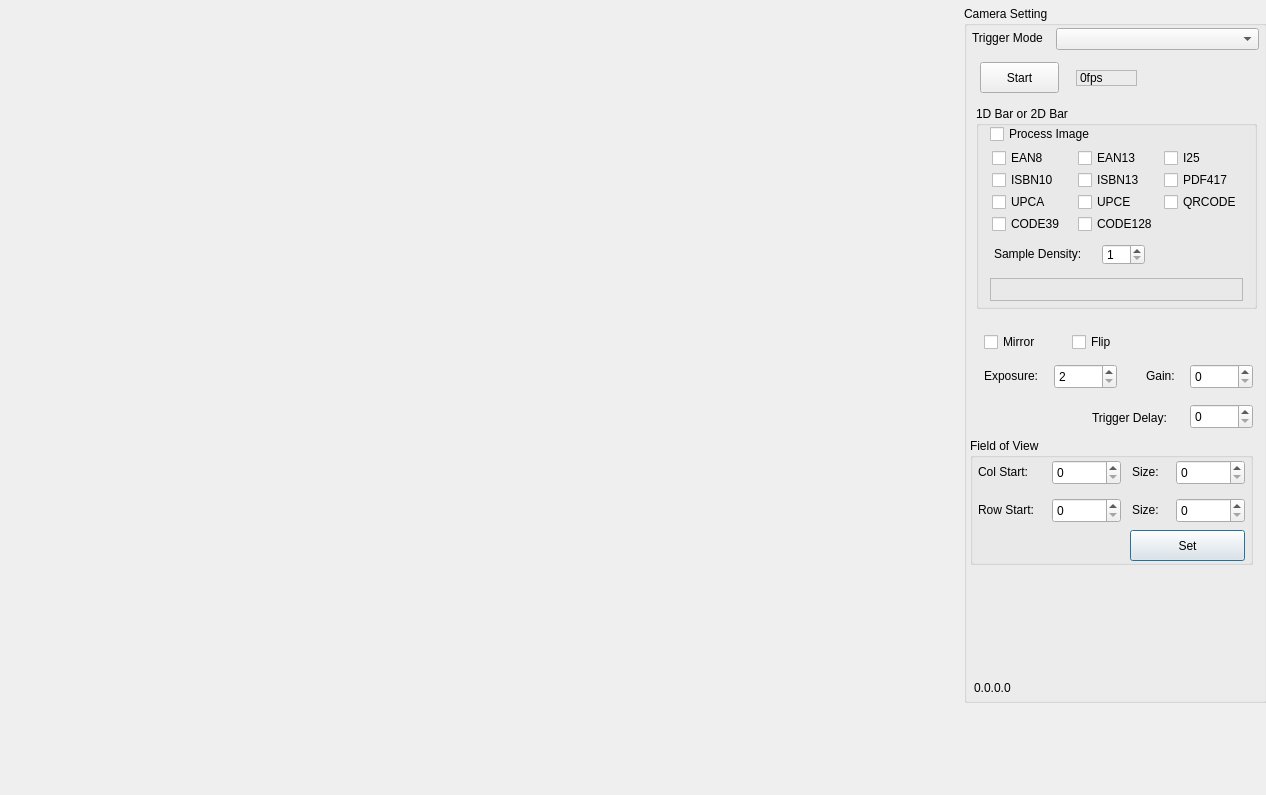
<?xml version="1.0" encoding="UTF-8"?>
<ui version="4.0">
 <class>KSJSCZDemoMainWindow</class>
 <widget class="QDialog" name="KSJSCZDemoMainWindow">
  <property name="geometry">
   <rect>
    <x>0</x>
    <y>0</y>
    <width>1266</width>
    <height>795</height>
   </rect>
  </property>
  <property name="contextMenuPolicy">
   <enum>Qt::NoContextMenu</enum>
  </property>
  <property name="windowTitle">
   <string>Dialog</string>
  </property>
  <widget class="QGroupBox" name="UserInputGroupBox">
   <property name="geometry">
    <rect>
     <x>964</x>
     <y>6</y>
     <width>303</width>
     <height>697</height>
    </rect>
   </property>
   <property name="title">
    <string>Camera Setting</string>
   </property>
   <widget class="QLabel" name="StaticText_4">
    <property name="geometry">
     <rect>
      <x>20</x>
      <y>362</y>
      <width>65</width>
      <height>16</height>
     </rect>
    </property>
    <property name="text">
     <string>Exposure:</string>
    </property>
   </widget>
   <widget class="QSpinBox" name="ExpLinesSpinBox">
    <property name="enabled">
     <bool>true</bool>
    </property>
    <property name="geometry">
     <rect>
      <x>90</x>
      <y>358</y>
      <width>63</width>
      <height>25</height>
     </rect>
    </property>
    <property name="readOnly">
     <bool>false</bool>
    </property>
    <property name="minimum">
     <number>2</number>
    </property>
    <property name="maximum">
     <number>99999</number>
    </property>
   </widget>
   <widget class="QLabel" name="StaticText_5">
    <property name="geometry">
     <rect>
      <x>182</x>
      <y>362</y>
      <width>39</width>
      <height>16</height>
     </rect>
    </property>
    <property name="text">
     <string>Gain:</string>
    </property>
   </widget>
   <widget class="QSpinBox" name="GainSpinBox">
    <property name="geometry">
     <rect>
      <x>226</x>
      <y>358</y>
      <width>63</width>
      <height>25</height>
     </rect>
    </property>
    <property name="maximum">
     <number>99999</number>
    </property>
   </widget>
   <widget class="QGroupBox" name="FieldOfViewGroupBox">
    <property name="geometry">
     <rect>
      <x>6</x>
      <y>432</y>
      <width>283</width>
      <height>127</height>
     </rect>
    </property>
    <property name="title">
     <string>Field of View</string>
    </property>
    <widget class="QLabel" name="StaticText_7">
     <property name="geometry">
      <rect>
       <x>8</x>
       <y>26</y>
       <width>65</width>
       <height>16</height>
      </rect>
     </property>
     <property name="frameShape">
      <enum>QFrame::NoFrame</enum>
     </property>
     <property name="text">
      <string>Col Start:</string>
     </property>
    </widget>
    <widget class="QLabel" name="StaticText_8">
     <property name="geometry">
      <rect>
       <x>162</x>
       <y>26</y>
       <width>39</width>
       <height>16</height>
      </rect>
     </property>
     <property name="frameShape">
      <enum>QFrame::NoFrame</enum>
     </property>
     <property name="text">
      <string>Size:</string>
     </property>
    </widget>
    <widget class="QLabel" name="StaticText_9">
     <property name="geometry">
      <rect>
       <x>162</x>
       <y>64</y>
       <width>39</width>
       <height>16</height>
      </rect>
     </property>
     <property name="frameShape">
      <enum>QFrame::NoFrame</enum>
     </property>
     <property name="text">
      <string>Size:</string>
     </property>
    </widget>
    <widget class="QLabel" name="StaticText_10">
     <property name="geometry">
      <rect>
       <x>8</x>
       <y>64</y>
       <width>65</width>
       <height>16</height>
      </rect>
     </property>
     <property name="frameShape">
      <enum>QFrame::NoFrame</enum>
     </property>
     <property name="text">
      <string>Row Start:</string>
     </property>
    </widget>
    <widget class="QSpinBox" name="ColStartSpinBox">
     <property name="geometry">
      <rect>
       <x>82</x>
       <y>22</y>
       <width>69</width>
       <height>25</height>
      </rect>
     </property>
     <property name="maximum">
      <number>1280</number>
     </property>
    </widget>
    <widget class="QSpinBox" name="ColSizeSpinBox">
     <property name="geometry">
      <rect>
       <x>206</x>
       <y>22</y>
       <width>69</width>
       <height>25</height>
      </rect>
     </property>
     <property name="maximum">
      <number>1280</number>
     </property>
    </widget>
    <widget class="QSpinBox" name="RowStartSpinBox">
     <property name="geometry">
      <rect>
       <x>82</x>
       <y>60</y>
       <width>69</width>
       <height>25</height>
      </rect>
     </property>
     <property name="maximum">
      <number>1024</number>
     </property>
    </widget>
    <widget class="QSpinBox" name="RowSizeSpinBox">
     <property name="geometry">
      <rect>
       <x>206</x>
       <y>60</y>
       <width>69</width>
       <height>25</height>
      </rect>
     </property>
     <property name="maximum">
      <number>1024</number>
     </property>
    </widget>
    <widget class="QPushButton" name="SetFovPushButton">
     <property name="geometry">
      <rect>
       <x>160</x>
       <y>92</y>
       <width>115</width>
       <height>31</height>
      </rect>
     </property>
     <property name="text">
      <string>Set</string>
     </property>
    </widget>
   </widget>
   <widget class="QComboBox" name="TriggerModeComBox">
    <property name="geometry">
     <rect>
      <x>92</x>
      <y>22</y>
      <width>203</width>
      <height>22</height>
     </rect>
    </property>
   </widget>
   <widget class="QLabel" name="StaticText_11">
    <property name="geometry">
     <rect>
      <x>8</x>
      <y>24</y>
      <width>81</width>
      <height>16</height>
     </rect>
    </property>
    <property name="text">
     <string>Trigger Mode</string>
    </property>
   </widget>
   <widget class="QLabel" name="StaticText_Version">
    <property name="geometry">
     <rect>
      <x>10</x>
      <y>674</y>
      <width>257</width>
      <height>16</height>
     </rect>
    </property>
    <property name="frameShape">
     <enum>QFrame::NoFrame</enum>
    </property>
    <property name="frameShadow">
     <enum>QFrame::Plain</enum>
    </property>
    <property name="text">
     <string>0.0.0.0</string>
    </property>
    <property name="wordWrap">
     <bool>false</bool>
    </property>
   </widget>
   <widget class="QPushButton" name="StartCapturePushButton">
    <property name="geometry">
     <rect>
      <x>16</x>
      <y>56</y>
      <width>79</width>
      <height>31</height>
     </rect>
    </property>
    <property name="text">
     <string>Start</string>
    </property>
   </widget>
   <widget class="QLabel" name="StaticText_12">
    <property name="geometry">
     <rect>
      <x>128</x>
      <y>404</y>
      <width>89</width>
      <height>16</height>
     </rect>
    </property>
    <property name="text">
     <string>Trigger Delay:</string>
    </property>
   </widget>
   <widget class="QSpinBox" name="TriggerDelaySpinBox">
    <property name="geometry">
     <rect>
      <x>226</x>
      <y>398</y>
      <width>63</width>
      <height>25</height>
     </rect>
    </property>
    <property name="maximum">
     <number>99999</number>
    </property>
   </widget>
   <widget class="QGroupBox" name="groupBox">
    <property name="geometry">
     <rect>
      <x>12</x>
      <y>100</y>
      <width>281</width>
      <height>203</height>
     </rect>
    </property>
    <property name="title">
     <string>1D Bar or 2D Bar</string>
    </property>
    <widget class="QCheckBox" name="ParseQRCODECheckBox">
     <property name="geometry">
      <rect>
       <x>188</x>
       <y>88</y>
       <width>75</width>
       <height>16</height>
      </rect>
     </property>
     <property name="text">
      <string>QRCODE</string>
     </property>
    </widget>
    <widget class="QCheckBox" name="ParseUPCECheckBox">
     <property name="geometry">
      <rect>
       <x>102</x>
       <y>88</y>
       <width>77</width>
       <height>16</height>
      </rect>
     </property>
     <property name="text">
      <string>UPCE</string>
     </property>
    </widget>
    <widget class="QCheckBox" name="ParsePDF417CheckBox">
     <property name="geometry">
      <rect>
       <x>188</x>
       <y>66</y>
       <width>79</width>
       <height>16</height>
      </rect>
     </property>
     <property name="text">
      <string>PDF417</string>
     </property>
    </widget>
    <widget class="QCheckBox" name="ParseEAN8CheckBox">
     <property name="geometry">
      <rect>
       <x>16</x>
       <y>44</y>
       <width>67</width>
       <height>16</height>
      </rect>
     </property>
     <property name="text">
      <string>EAN8</string>
     </property>
    </widget>
    <widget class="QCheckBox" name="ParseISBN13CheckBox">
     <property name="geometry">
      <rect>
       <x>102</x>
       <y>66</y>
       <width>73</width>
       <height>16</height>
      </rect>
     </property>
     <property name="text">
      <string>ISBN13</string>
     </property>
    </widget>
    <widget class="QCheckBox" name="ParseUPCACheckBox">
     <property name="geometry">
      <rect>
       <x>16</x>
       <y>88</y>
       <width>59</width>
       <height>16</height>
      </rect>
     </property>
     <property name="text">
      <string>UPCA</string>
     </property>
    </widget>
    <widget class="QCheckBox" name="ParseCODE39CheckBox">
     <property name="geometry">
      <rect>
       <x>16</x>
       <y>110</y>
       <width>81</width>
       <height>16</height>
      </rect>
     </property>
     <property name="text">
      <string>CODE39</string>
     </property>
    </widget>
    <widget class="QCheckBox" name="ParseISBN10CheckBox">
     <property name="geometry">
      <rect>
       <x>16</x>
       <y>66</y>
       <width>69</width>
       <height>16</height>
      </rect>
     </property>
     <property name="text">
      <string>ISBN10</string>
     </property>
    </widget>
    <widget class="QCheckBox" name="ParseCODE128CheckBox">
     <property name="geometry">
      <rect>
       <x>102</x>
       <y>110</y>
       <width>85</width>
       <height>16</height>
      </rect>
     </property>
     <property name="text">
      <string>CODE128</string>
     </property>
    </widget>
    <widget class="QCheckBox" name="ParseEAN13CheckBox">
     <property name="geometry">
      <rect>
       <x>102</x>
       <y>44</y>
       <width>73</width>
       <height>16</height>
      </rect>
     </property>
     <property name="text">
      <string>EAN13</string>
     </property>
    </widget>
    <widget class="QCheckBox" name="ParseI25CheckBox">
     <property name="geometry">
      <rect>
       <x>188</x>
       <y>44</y>
       <width>69</width>
       <height>16</height>
      </rect>
     </property>
     <property name="text">
      <string>I25</string>
     </property>
    </widget>
    <widget class="QSpinBox" name="DensitySpinBox">
     <property name="geometry">
      <rect>
       <x>126</x>
       <y>138</y>
       <width>43</width>
       <height>21</height>
      </rect>
     </property>
     <property name="minimum">
      <number>1</number>
     </property>
     <property name="maximum">
      <number>32</number>
     </property>
    </widget>
    <widget class="QLabel" name="StaticText_14">
     <property name="geometry">
      <rect>
       <x>18</x>
       <y>140</y>
       <width>99</width>
       <height>16</height>
      </rect>
     </property>
     <property name="frameShape">
      <enum>QFrame::NoFrame</enum>
     </property>
     <property name="text">
      <string>Sample Density:</string>
     </property>
    </widget>
    <widget class="QCheckBox" name="ProcessDataCheckBox">
     <property name="geometry">
      <rect>
       <x>14</x>
       <y>20</y>
       <width>113</width>
       <height>16</height>
      </rect>
     </property>
     <property name="text">
      <string>Process Image</string>
     </property>
    </widget>
    <widget class="QLabel" name="StaticText_Zbar">
     <property name="geometry">
      <rect>
       <x>14</x>
       <y>172</y>
       <width>253</width>
       <height>23</height>
      </rect>
     </property>
     <property name="frameShape">
      <enum>QFrame::StyledPanel</enum>
     </property>
     <property name="text">
      <string/>
     </property>
    </widget>
   </widget>
   <widget class="QCheckBox" name="MirrorCheckBox">
    <property name="geometry">
     <rect>
      <x>20</x>
      <y>328</y>
      <width>73</width>
      <height>16</height>
     </rect>
    </property>
    <property name="text">
     <string>Mirror </string>
    </property>
   </widget>
   <widget class="QLabel" name="StaticText_FPS">
    <property name="geometry">
     <rect>
      <x>112</x>
      <y>64</y>
      <width>61</width>
      <height>16</height>
     </rect>
    </property>
    <property name="frameShape">
     <enum>QFrame::StyledPanel</enum>
    </property>
    <property name="text">
     <string>0fps</string>
    </property>
   </widget>
   <widget class="QCheckBox" name="FlipCheckBox">
    <property name="geometry">
     <rect>
      <x>108</x>
      <y>328</y>
      <width>65</width>
      <height>16</height>
     </rect>
    </property>
    <property name="text">
     <string>Flip</string>
    </property>
   </widget>
  </widget>
 </widget>
 <resources/>
 <connections/>
</ui>
